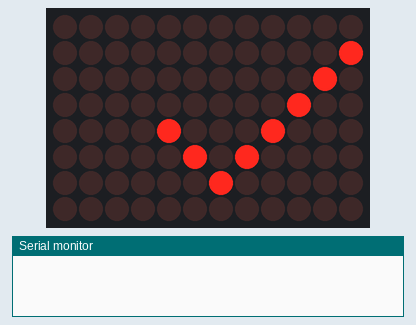
This program was run on a simulated Arduino Uno R4 WiFi. Parts: 12×8 LED matrix, the last lines printed to the serial monitor.

Above: at 0.1 s.
At 17.1 s:
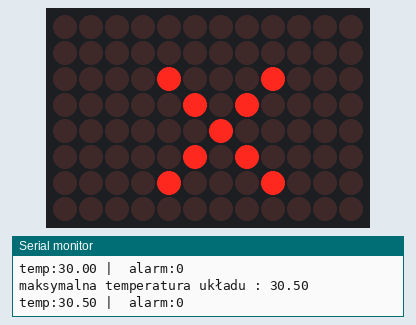

The program:

main.cpp
```cpp
#include <Arduino.h>
#include "Arduino_LED_Matrix.h"


struct SystemStatus
{
  float temp;
  float maxTemp;
  bool alarmActive;
  unsigned long lastUpdate;
};

SystemStatus mojAlarm = {22.0, 22.0, false, 0};
ArduinoLEDMatrix matrix;

uint8_t rzadgood = 6;
uint8_t kolgood = 6;
uint8_t rzadbad = 4;
uint8_t kolbad = 6;

void setup() {
  Serial.begin(9600);
  matrix.begin();
  mojAlarm.lastUpdate = millis();
 }

 uint8_t frame[8][12] = {0};

 void aktualizujEkran(int stan) {
  for(int i = 0; i < 8; i++) {
    for(int j = 0; j < 12; j++) {
      frame[i][j] = 0;
    }
  }
  switch (stan) {
    case 0:
          frame[rzadgood][kolgood] = 1;
      frame[rzadgood - 1][kolgood - 1] = 1;
      frame[rzadgood - 2][kolgood - 2] = 1;
      frame[rzadgood - 1][kolgood + 1] = 1;
      frame[rzadgood - 2][kolgood + 2] = 1;
      frame[rzadgood - 3][kolgood + 3] = 1;
      frame[rzadgood - 4][kolgood + 4] = 1;
      frame[rzadgood - 5][kolgood + 5] = 1;
      break;

    case 1:
          frame[rzadbad][kolbad] = 1;
      frame[rzadbad + 1][kolbad - 1] = 1;
      frame[rzadbad + 2][kolbad - 2] = 1;
      frame[rzadbad - 1][kolbad - 1] = 1;
      frame[rzadbad - 2][kolbad - 2] = 1;
      frame[rzadbad - 1][kolbad + 1] = 1;
      frame[rzadbad - 2][kolbad + 2] = 1;
      frame[rzadbad + 1][kolbad + 1] = 1;
      frame[rzadbad + 2][kolbad + 2] = 1;
      break;

  }
  matrix.renderBitmap(frame, 8, 12);
 }

 void loop() {
   unsigned long currentMillis = millis();

   if(currentMillis - mojAlarm.lastUpdate >= 1000){
    mojAlarm.lastUpdate = currentMillis;
    mojAlarm.temp = mojAlarm.temp + 0.5;

        if(mojAlarm.maxTemp <= mojAlarm.temp) {
      mojAlarm.maxTemp = mojAlarm.temp;
      Serial.print("maksymalna temperatura układu : ");
      Serial.print(mojAlarm.maxTemp);
      Serial.println();
    }

    Serial.print("temp:");
    Serial.print(mojAlarm.temp);
    Serial.print(" |  alarm:");
    Serial.print(mojAlarm.alarmActive);
    Serial.println();

   }


    if(mojAlarm.temp > 30) {
    mojAlarm.alarmActive = true;
    }
    if(mojAlarm.alarmActive == false) {
      aktualizujEkran(0);
    }
    else {
      aktualizujEkran(1);
    }


  }


  
```
